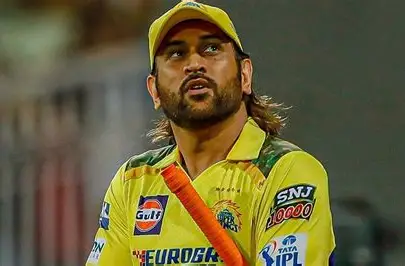
#> input picture computervision/image.png, 405 x 266 px
$ python code_14.py
#> lines starting #> are read from the running program, lines starting #| are printed output that depends on the picture
import cv2
import numpy as np

img = cv2.imread("image.png")
#> img is the input picture: shape (266, 405, 3); mean B, G, R 57.5, 95.2, 103.4
mask = np.zeros(img.shape[:2], np.uint8)

bgdModel = np.zeros((1, 65), np.float64)
fgdModel = np.zeros((1, 65), np.float64)

rect = (50, 50, 400, 500)  # ROI

cv2.grabCut(img, mask, rect, bgdModel, fgdModel, 5, cv2.GC_INIT_WITH_RECT)

mask2 = np.where((mask == 2) | (mask == 0), 0, 1).astype("uint8")
result = img * mask2[:, :, np.newaxis]
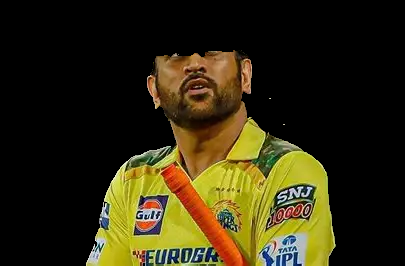
#> result: shape (266, 405, 3); mean B, G, R 16.3, 42.2, 48.9

cv2.imshow("Original", img)
cv2.imshow("Foreground Extracted", result)
cv2.waitKey(0)
cv2.destroyAllWindows()
